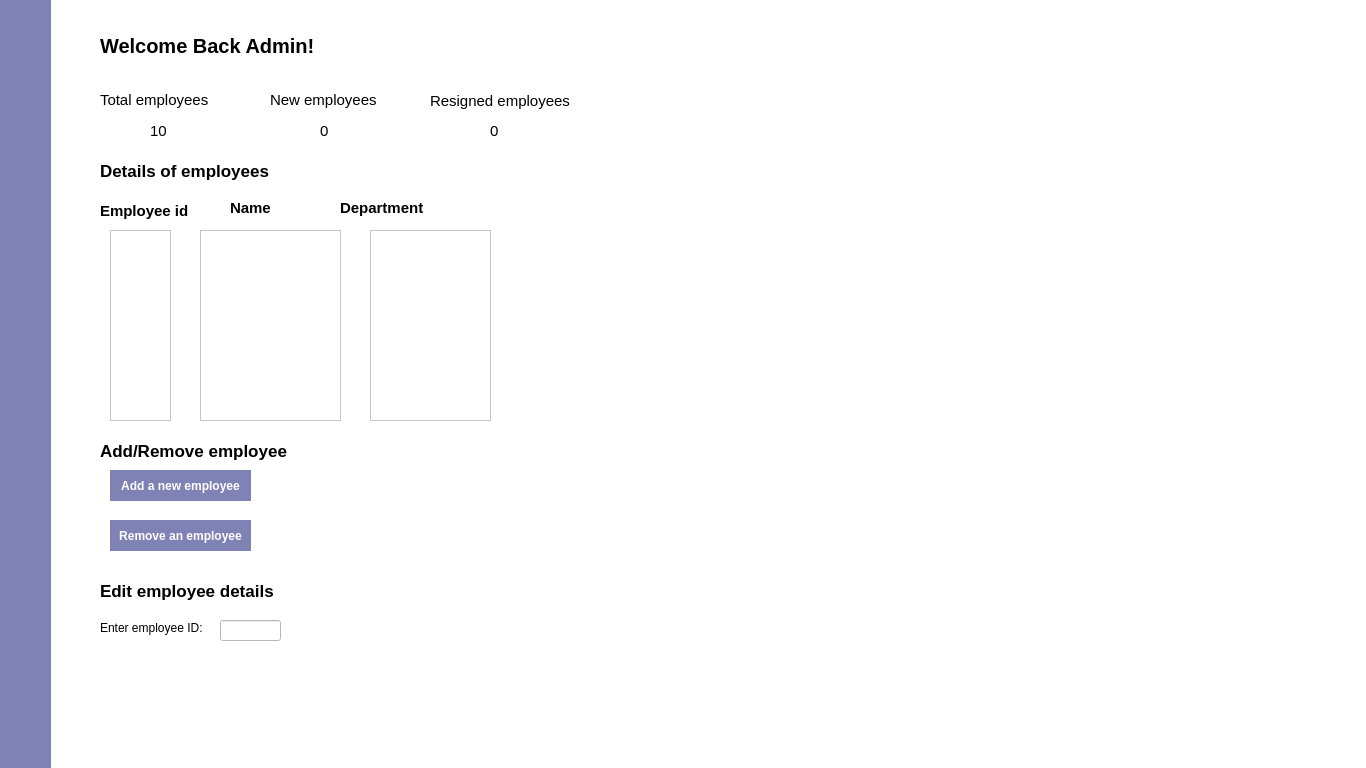
<?xml version="1.0" encoding="UTF-8"?>
<ui version="4.0">
 <class>AdminDashboard</class>
 <widget class="QDialog" name="AdminDashboard">
  <property name="geometry">
   <rect>
    <x>0</x>
    <y>0</y>
    <width>1366</width>
    <height>768</height>
   </rect>
  </property>
  <property name="windowTitle">
   <string>Dialog</string>
  </property>
  <property name="styleSheet">
   <string notr="true">background-color: rgb(255, 255, 255);</string>
  </property>
  <widget class="QWidget" name="nav_widget" native="true">
   <property name="geometry">
    <rect>
     <x>0</x>
     <y>0</y>
     <width>51</width>
     <height>768</height>
    </rect>
   </property>
   <property name="styleSheet">
    <string notr="true">background-color: rgb(127, 130, 181); 
border: none;</string>
   </property>
   <widget class="QPushButton" name="logout_btn">
    <property name="geometry">
     <rect>
      <x>10</x>
      <y>160</y>
      <width>21</width>
      <height>21</height>
     </rect>
    </property>
    <property name="cursor">
     <cursorShape>PointingHandCursor</cursorShape>
    </property>
    <property name="styleSheet">
     <string notr="true">border: none;
 background-color: transparent;</string>
    </property>
    <property name="text">
     <string/>
    </property>
   </widget>
   <widget class="QLabel" name="admin_label">
    <property name="geometry">
     <rect>
      <x>10</x>
      <y>30</y>
      <width>41</width>
      <height>31</height>
     </rect>
    </property>
    <property name="text">
     <string/>
    </property>
    <property name="pixmap">
     <pixmap>../icons/admin.png</pixmap>
    </property>
   </widget>
  </widget>
  <widget class="QWidget" name="dashboard_widget" native="true">
   <property name="geometry">
    <rect>
     <x>60</x>
     <y>0</y>
     <width>561</width>
     <height>151</height>
    </rect>
   </property>
   <widget class="QLabel" name="welcome_label">
    <property name="geometry">
     <rect>
      <x>40</x>
      <y>30</y>
      <width>221</width>
      <height>31</height>
     </rect>
    </property>
    <property name="styleSheet">
     <string notr="true">color: black;
font-size: 20px;
font-weight: 1000;</string>
    </property>
    <property name="text">
     <string>Welcome Back Admin!</string>
    </property>
   </widget>
   <widget class="QWidget" name="widget1" native="true">
    <property name="geometry">
     <rect>
      <x>30</x>
      <y>80</y>
      <width>141</width>
      <height>61</height>
     </rect>
    </property>
    <widget class="QLabel" name="label">
     <property name="geometry">
      <rect>
       <x>10</x>
       <y>10</y>
       <width>111</width>
       <height>20</height>
      </rect>
     </property>
     <property name="styleSheet">
      <string notr="true">color: dark-grey;
font-size: 15px;</string>
     </property>
     <property name="text">
      <string>Total employees</string>
     </property>
    </widget>
    <widget class="QLabel" name="total_employees_label">
     <property name="geometry">
      <rect>
       <x>60</x>
       <y>40</y>
       <width>21</width>
       <height>21</height>
      </rect>
     </property>
     <property name="styleSheet">
      <string notr="true">color: black;
font-size: 15px;</string>
     </property>
     <property name="text">
      <string>10</string>
     </property>
    </widget>
   </widget>
   <widget class="QWidget" name="widget2" native="true">
    <property name="geometry">
     <rect>
      <x>190</x>
      <y>80</y>
      <width>141</width>
      <height>61</height>
     </rect>
    </property>
    <widget class="QLabel" name="label_3">
     <property name="geometry">
      <rect>
       <x>20</x>
       <y>10</y>
       <width>111</width>
       <height>20</height>
      </rect>
     </property>
     <property name="styleSheet">
      <string notr="true">color: dark-grey;
font-size: 15px;</string>
     </property>
     <property name="text">
      <string>New employees</string>
     </property>
    </widget>
    <widget class="QLabel" name="newemployees_label">
     <property name="geometry">
      <rect>
       <x>70</x>
       <y>40</y>
       <width>16</width>
       <height>21</height>
      </rect>
     </property>
     <property name="styleSheet">
      <string notr="true">color: black;
font-size: 15px;</string>
     </property>
     <property name="text">
      <string>0</string>
     </property>
    </widget>
   </widget>
   <widget class="QWidget" name="widget3" native="true">
    <property name="geometry">
     <rect>
      <x>360</x>
      <y>80</y>
      <width>161</width>
      <height>61</height>
     </rect>
    </property>
    <widget class="QLabel" name="resigned_employees_label">
     <property name="geometry">
      <rect>
       <x>70</x>
       <y>40</y>
       <width>16</width>
       <height>21</height>
      </rect>
     </property>
     <property name="styleSheet">
      <string notr="true">color: black;
font-size: 15px;</string>
     </property>
     <property name="text">
      <string>0</string>
     </property>
    </widget>
    <widget class="QLabel" name="label_6">
     <property name="geometry">
      <rect>
       <x>10</x>
       <y>10</y>
       <width>141</width>
       <height>21</height>
      </rect>
     </property>
     <property name="styleSheet">
      <string notr="true">color: dark-grey;
font-size: 15px;</string>
     </property>
     <property name="text">
      <string>Resigned employees</string>
     </property>
    </widget>
   </widget>
  </widget>
  <widget class="QWidget" name="widget" native="true">
   <property name="geometry">
    <rect>
     <x>90</x>
     <y>190</y>
     <width>721</width>
     <height>231</height>
    </rect>
   </property>
   <property name="styleSheet">
    <string notr="true"/>
   </property>
   <widget class="QLabel" name="label_8">
    <property name="geometry">
     <rect>
      <x>10</x>
      <y>10</y>
      <width>91</width>
      <height>21</height>
     </rect>
    </property>
    <property name="styleSheet">
     <string notr="true">color: black;
font-size: 15px;
font-weight: 500;</string>
    </property>
    <property name="text">
     <string>Employee id</string>
    </property>
   </widget>
   <widget class="QLabel" name="label_9">
    <property name="geometry">
     <rect>
      <x>140</x>
      <y>10</y>
      <width>51</width>
      <height>16</height>
     </rect>
    </property>
    <property name="styleSheet">
     <string notr="true">color: black;
font-size: 15px;
font-weight: 500;</string>
    </property>
    <property name="text">
     <string>Name</string>
    </property>
   </widget>
   <widget class="QLabel" name="label_10">
    <property name="geometry">
     <rect>
      <x>250</x>
      <y>10</y>
      <width>91</width>
      <height>16</height>
     </rect>
    </property>
    <property name="styleSheet">
     <string notr="true">color: black;
font-size: 15px;
font-weight: 500;</string>
    </property>
    <property name="text">
     <string>Department</string>
    </property>
   </widget>
   <widget class="QListWidget" name="id_listwidget">
    <property name="geometry">
     <rect>
      <x>20</x>
      <y>40</y>
      <width>61</width>
      <height>191</height>
     </rect>
    </property>
   </widget>
   <widget class="QListWidget" name="department_listwidget">
    <property name="geometry">
     <rect>
      <x>280</x>
      <y>40</y>
      <width>121</width>
      <height>191</height>
     </rect>
    </property>
   </widget>
   <widget class="QListWidget" name="name_listwidget">
    <property name="geometry">
     <rect>
      <x>110</x>
      <y>40</y>
      <width>141</width>
      <height>191</height>
     </rect>
    </property>
   </widget>
  </widget>
  <widget class="QLabel" name="label_7">
   <property name="geometry">
    <rect>
     <x>100</x>
     <y>160</y>
     <width>191</width>
     <height>21</height>
    </rect>
   </property>
   <property name="styleSheet">
    <string notr="true">color: black;
font-size: 17px;
font-weight: 1000;</string>
   </property>
   <property name="text">
    <string>Details of employees</string>
   </property>
  </widget>
  <widget class="QWidget" name="widget_2" native="true">
   <property name="geometry">
    <rect>
     <x>90</x>
     <y>430</y>
     <width>331</width>
     <height>141</height>
    </rect>
   </property>
   <widget class="QLabel" name="label_11">
    <property name="geometry">
     <rect>
      <x>10</x>
      <y>10</y>
      <width>191</width>
      <height>21</height>
     </rect>
    </property>
    <property name="styleSheet">
     <string notr="true">color: black;
font-size: 17px;
font-weight: 1000;</string>
    </property>
    <property name="text">
     <string>Add/Remove employee</string>
    </property>
   </widget>
   <widget class="QPushButton" name="add_new_employee_btn">
    <property name="geometry">
     <rect>
      <x>20</x>
      <y>40</y>
      <width>141</width>
      <height>31</height>
     </rect>
    </property>
    <property name="cursor">
     <cursorShape>PointingHandCursor</cursorShape>
    </property>
    <property name="styleSheet">
     <string notr="true">background-color: rgb(127, 130, 181); 
border: none;
color: white;
font-weight: 500;
</string>
    </property>
    <property name="text">
     <string>Add a new employee</string>
    </property>
   </widget>
   <widget class="QPushButton" name="remove_employee_btn">
    <property name="geometry">
     <rect>
      <x>20</x>
      <y>90</y>
      <width>141</width>
      <height>31</height>
     </rect>
    </property>
    <property name="cursor">
     <cursorShape>PointingHandCursor</cursorShape>
    </property>
    <property name="styleSheet">
     <string notr="true">background-color: rgb(127, 130, 181); 
border: none;
color: white;
font-weight: 500;
</string>
    </property>
    <property name="text">
     <string>Remove an employee</string>
    </property>
   </widget>
  </widget>
  <widget class="QWidget" name="widget_3" native="true">
   <property name="geometry">
    <rect>
     <x>90</x>
     <y>570</y>
     <width>231</width>
     <height>91</height>
    </rect>
   </property>
   <widget class="QLabel" name="label_12">
    <property name="geometry">
     <rect>
      <x>10</x>
      <y>10</y>
      <width>191</width>
      <height>21</height>
     </rect>
    </property>
    <property name="styleSheet">
     <string notr="true">color: black;
font-size: 17px;
font-weight: 1000;</string>
    </property>
    <property name="text">
     <string>Edit employee details</string>
    </property>
   </widget>
   <widget class="QLabel" name="label_2">
    <property name="geometry">
     <rect>
      <x>10</x>
      <y>50</y>
      <width>111</width>
      <height>16</height>
     </rect>
    </property>
    <property name="styleSheet">
     <string notr="true">color: black;
font-size:12px;
font-weight: 300;</string>
    </property>
    <property name="text">
     <string>Enter employee ID: </string>
    </property>
   </widget>
   <widget class="QLineEdit" name="emp_id_input">
    <property name="geometry">
     <rect>
      <x>130</x>
      <y>50</y>
      <width>61</width>
      <height>21</height>
     </rect>
    </property>
   </widget>
  </widget>
 </widget>
 <resources/>
 <connections/>
</ui>
